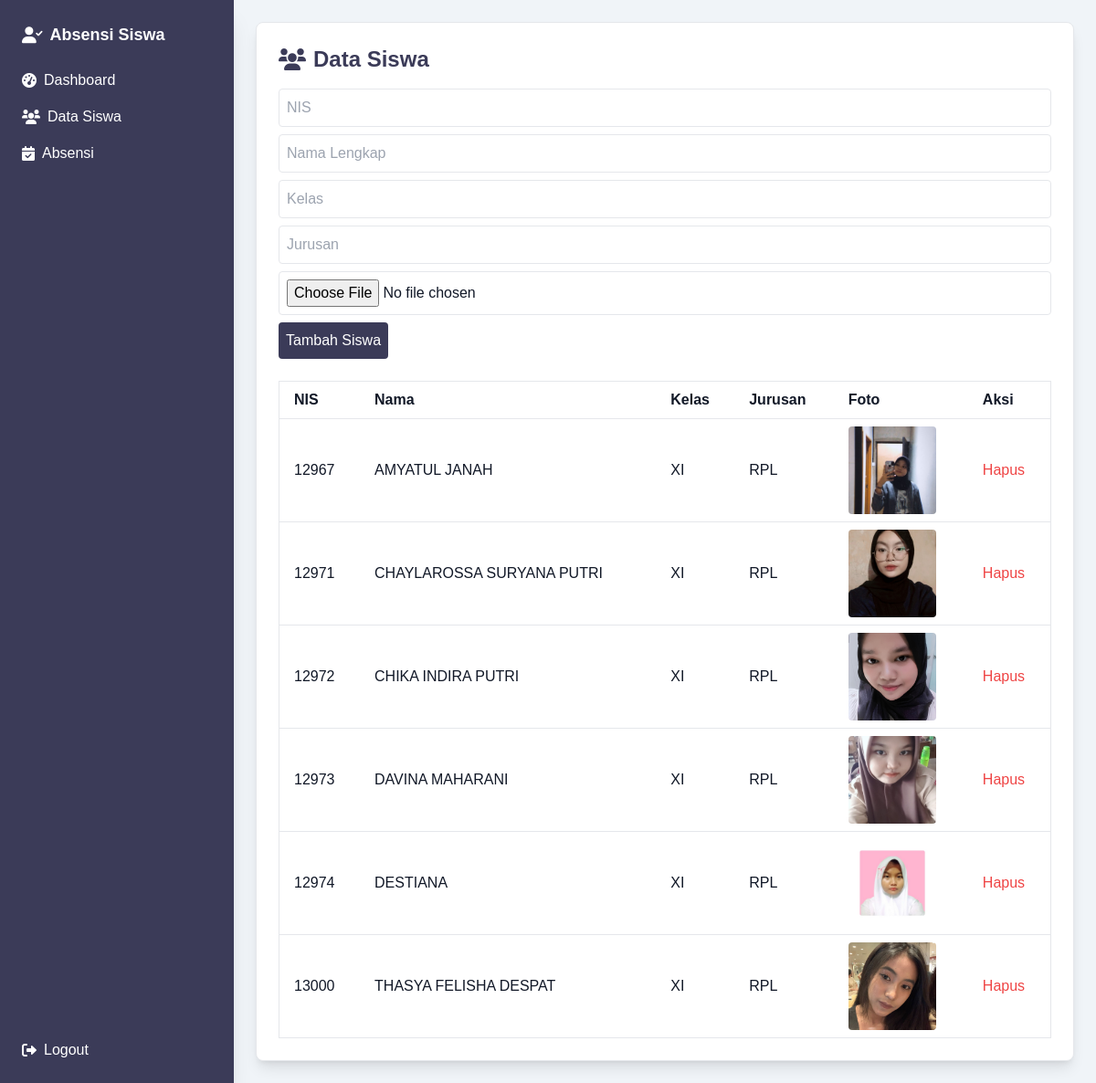
/siswa.php (signed in), run on the app's committed database.
### tables this page shows
CREATE TABLE `siswa` (
  `id` int(11) NOT NULL,
  `nama` varchar(100) NOT NULL,
  `kelas` varchar(50) NOT NULL,
  `jurusan` varchar(100) NOT NULL,
  `foto` varchar(255) DEFAULT NULL,
  `nis` varchar(20) NOT NULL
);

### siswa.php (the view, shortened to what this page needs)
<?php
include 'config.php';
$result = $conn->query("SELECT * FROM siswa");
?>
<!DOCTYPE html>
<html lang="id">
<head>
    <script src="https://cdn.tailwindcss.com"></script>
    <link rel="stylesheet" href="https://cdnjs.cloudflare.com/ajax/libs/font-awesome/6.0.0/css/all.min.css">
</head>
<body class="bg-[#F0F4F8] text-gray-900 flex">
<nav class="bg-[#3B3B58] text-white w-64 min-h-screen p-6 shadow-xl flex flex-col">
        <h1 class="text-lg font-bold mb-6 flex items-center"><i class="fas fa-user-check mr-2"></i> Absensi Siswa</h1>
        <ul class="space-y-4 flex-grow">
            <li><a href="dashboard.php" class="block hover:text-gray-300 flex items-center"><i class="fas fa-tachometer-alt mr-2"></i> Dashboard</a></li>
            <li><a href="siswa.php" class="block hover:text-gray-300 flex items-center"><i class="fas fa-users mr-2"></i> Data Siswa</a></li>
            <li><a href="absensi.php" class="block hover:text-gray-300 flex items-center"><i class="fas fa-calendar-check mr-2"></i> Absensi</a></li>
        </ul>
        <a href="logout.php" class="block hover:text-gray-300 flex items-center mt-auto"><i class="fas fa-sign-out-alt mr-2"></i> Logout</a>
    </nav>
    <div class="flex-1 p-6">
        <div class="bg-white shadow-lg p-6 rounded-lg border border-gray-200">
            <h2 class="text-2xl font-semibold mb-4 text-[#3B3B58] flex items-center"><i class="fas fa-users mr-2"></i> Data Siswa</h2>
            <form method="POST" enctype="multipart/form-data" class="mb-6">
                <input type="text" name="nis" placeholder="NIS" required class="border p-2 rounded mb-2 w-full">
                <input type="text" name="nama" placeholder="Nama Lengkap" required class="border p-2 rounded mb-2 w-full">
                <input type="text" name="kelas" placeholder="Kelas" required class="border p-2 rounded mb-2 w-full">
                <input type="text" name="jurusan" placeholder="Jurusan" required class="border p-2 rounded mb-2 w-full">
                <input type="file" name="foto" required class="border p-2 rounded mb-2 w-full">
                <button type="submit" name="add_siswa" class="bg-[#3B3B58] text-white p-2 rounded">Tambah Siswa</button>
            </form>
            <table class="min-w-full bg-white border border-gray-200">
                <thead>
                    <tr>
                        <th class="py-2 px-4 border-b text-left">NIS</th>
                        <th class="py-2 px-4 border-b text-left">Nama</th>
                        <th class="py-2 px-4 border-b text-left">Kelas</th>
                        <th class="py-2 px-4 border-b text-left">Jurusan</th>
                        <th class="py-2 px-4 border-b text-left">Foto</th>
                        <th class="py-2 px-4 border-b text-left">Aksi</th>
                    </tr>
                </thead>
                <tbody>
                    <?php
                    while ($row = $result->fetch_assoc()) { ?>
                    <tr>
                        <td class="py-2 px-4 border-b"><?= htmlspecialchars($row['nis']); ?></td>
                        <td class="py-2 px-4 border-b"><?= htmlspecialchars($row['nama']); ?></td>
                        <td class="py-2 px-4 border-b"><?= htmlspecialchars($row['kelas']); ?></td>
                        <td class="py-2 px-4 border-b"><?= htmlspecialchars($row['jurusan']); ?></td>
                        <td class="py-2 px-4 border-b"><img src="uploads/<?= htmlspecialchars($row['foto']); ?>" alt="Foto Siswa" class="w-24 h-24 object-cover rounded"></td>
                        <td class="py-2 px-4 border-b"><a href="?delete_siswa=<?= intval($row['id']); ?>" onclick="return confirm('Apakah Anda yakin ingin menghapus?');" class="text-red-500 hover:text-red-700">Hapus</a></td>
                    </tr>
                    <?php } ?>
                </tbody>
            </table>
        </div>
    </div>
</body>
</html>

### siswa.php (style rules this page uses)
body { font-family: 'Poppins', sans-serif; }

### data on the page
siswa: nis "12967", nama "AMYATUL JANAH", kelas "XI", jurusan "RPL", foto (picture)
siswa: nis "12971", nama "CHAYLAROSSA SURYANA PUTRI", kelas "XI", jurusan "RPL", foto (picture)
siswa: nis "12972", nama "CHIKA INDIRA PUTRI", kelas "XI", jurusan "RPL", foto (picture)
siswa: nis "12973", nama "DAVINA MAHARANI", kelas "XI", jurusan "RPL", foto (picture)
siswa: nis "12974", nama "DESTIANA", kelas "XI", jurusan "RPL", foto (picture)
siswa: nis "13000", nama "THASYA FELISHA DESPAT", kelas "XI", jurusan "RPL", foto (picture)
